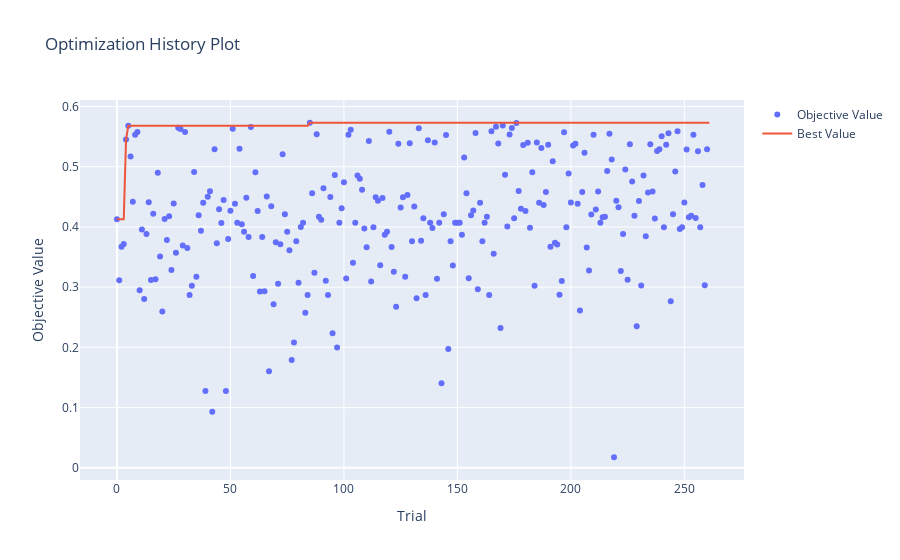

The code cell stored with this chart in its notebook:
### Code cell
optuna.visualization.plot_optimization_history(study)

### Figure 1 — Plotly figure (JSON) as saved in the notebook; plotly's stock layout.template omitted (floating-point values rounded to 4 significant figures; data arrays with more than 128 entries replaced by an {"elided": "..."} marker saying what was removed)
{"data": [{"mode": "markers", "name": "Objective Value", "type": "scatter", "x": {"elided": "261 int values"}, "y": {"elided": "261 float values"}}, {"mode": "lines", "name": "Best Value", "type": "scatter", "x": {"elided": "262 int values"}, "y": {"elided": "262 float values"}}, {"marker": {"color": "#cccccc"}, "mode": "markers", "name": "Infeasible Trial", "showlegend": false, "type": "scatter", "x": [], "y": []}], "layout": {"title": {"text": "Optimization History Plot"}, "xaxis": {"title": {"text": "Trial"}}, "yaxis": {"title": {"text": "Objective Value"}}}}
